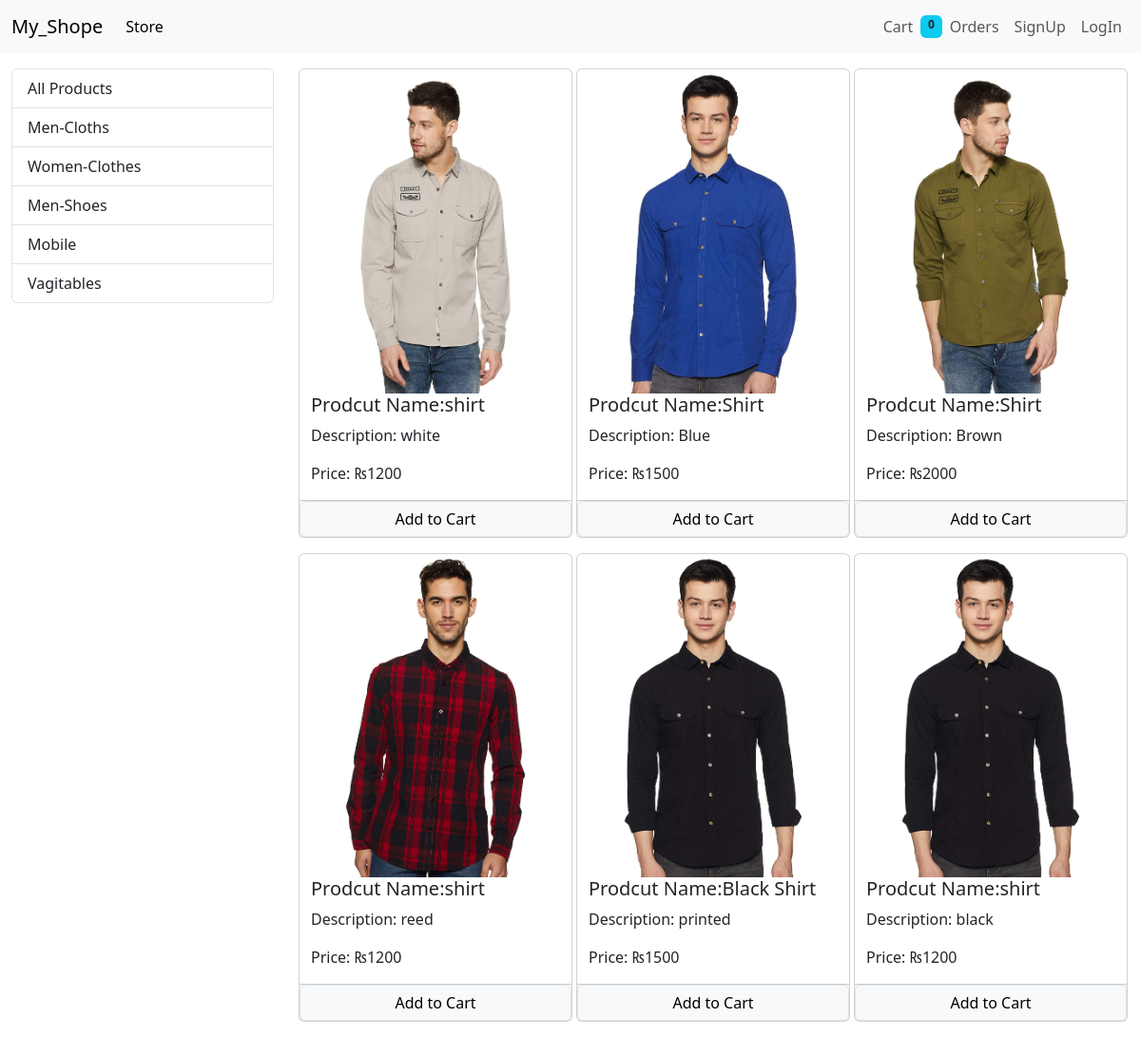
/?category=1, run on the app's committed database.
### store/models/category.py (models this page shows, shortened)
class Category(models.Model):
    name=models.CharField(max_length=50)
    @staticmethod
    def get_all_category():
        return Category.objects.all()

### store/models/products.py (models this page shows, shortened)
class Products(models.Model):
    id=models.AutoField(primary_key=True)
    product_name=models.CharField(max_length=50)
    pro_des=models.CharField(max_length=250 ,default="")
    pro_price=models.IntegerField(default=0)
    pro_img=models.ImageField(upload_to="uploaded/products/")
    category=models.ForeignKey(to=Category,on_delete=models.RESTRICT,)
    @staticmethod
    def get_all_produts_by_categoryid(categoryID):
        if categoryID:
            return Products.objects.filter(category=categoryID)
        else:
            return Products.objects.all()

### store/views/home.py (the view, shortened to what this page needs)
# urls.py: path('',            Index.as_view(),                        name='homepage'),
class Index(View):
   def get(self,request):
      cart=request.session.get('cart')
      if not cart:
         request.session['cart']={}
      products=None
      categories=Category.get_all_category()
      categoryID=(request.GET.get('category'))
      if categoryID:
         products=Products.get_all_produts_by_categoryid(categoryID)
      else:
            products=Products.get_all_produts()
      global data
      data={'products':products,'categories':categories}
      print(request.session.get('email'))
      return render(request,"index.html",data)

### store/templatetags/cart.py (called while the page is built)
@register.filter(name='is_in_cart')
def is_in_cart(product,cart):
    keys=cart.keys()
    for id  in keys:
        if int(id)==product.id:
            return True
    return False

### store/templatetags/custom_filters.py (called while the page is built)
@register.filter(name='currency')
def currency(number):
    return "₨"+str(number)

### templates/index.html (shortened to what this page needs)
{% extends "base.html" %} {% block title %}My_store{% endblock title %}
{% block content %}
{% load cart %}
{% load custom_filters %}
<div class="container-fluid mt-3">
  <div class="row">
    <div class="col-lg-3">
      <div class="list-group">
          <a href="/" class="list-group-item">All Products</a>
          {% for category in categories  %}
          <a href="?category={{category.id}}" class="list-group-item">{{category.name}}</a>
          {% endfor %}
      </div>
    </div>
    <div id="product" class="col-lg-9">
      <div class="row mx-auto">
        {% if products %}
        {% for product in products %}
        <div class="card mx-auto mb-3" id="{{product.id}}" style="width: 18rem">
          <img src="{{product.pro_img.url}}" class="card-img-top" alt="..." />
          <div class="card-body p-0">
            <h5 class="card-title">Prodcut Name:{{product.product_name}}</h5>
            <p class="card-text">Description: {{product.pro_des}}</p>
            <p class="card-text">Price: {{product.pro_price|currency}}</p>
            <div class="card-footer p-0 row no-gutters ">
              {% if product|is_in_cart:request.session.cart %}
                <div class="row p-0 m-0 mb-0">
                  <form action="/#{{product.id}}" method="POST" class="col-2 p-0 m-0">
                    {% csrf_token %}
                    <input hidden type="text" name="productid" value="{{product.id}}">
                    <input hidden type="text" name="remove" value="True">
                    <input type="submit" value="-" class=" btn btn-block btn-secondary">
                  </form>
                  <div class="text-center col">{{product|product_qty_incart:request.session.cart}} in cart</div>
                  <form action="/#{{product.id}}" method="POST" class="col-2">
                    {% csrf_token %}
                    <input hidden type="text" name="productid" value="{{product.id}}">
                    <input type="submit" value="+" class="btn btn-block btn-secondary">
                  </form>
                </div>
                {% else %}
                <form action="/#{{product.id}}" method="POST" class="btn-block p-0 m-0">
                  <input class="float-right btn btn-light border btn-block form-control" type="submit" value="Add to Cart">
                </form>
                {% endif %}
            </div>
          </div>
        </div>
        {% endfor %}
        {% else %}
        <h3 class="alert alert-light border rounded">Curruntly No Item to Show</h3>
        {% endif %}
      </div>
    </div>
  </div>
</div>
{% endblock content %}

### data on the page
Category: name "Men-Cloths"
Category: name "Women-Clothes"
Category: name "Men-Shoes"
Category: name "Mobile"
Category: name "Vagitables"
Products: {{ product.id }} 1 (drawn), pro_img (picture), product_name "shirt", pro_des "white", pro_price "₨1200"
Products: pro_img (picture), product_name "Shirt", pro_des "Blue", pro_price "₨1500"
Products: pro_img (picture), product_name "Shirt", pro_des "Brown", pro_price "₨2000"
Products: pro_img (picture), product_name "shirt", pro_des "reed", pro_price "₨1200"
Products: pro_img (picture), product_name "Black Shirt", pro_des "printed", pro_price "₨1500"
Products: pro_img (picture), product_name "shirt", pro_des "black", pro_price "₨1200"

### other printed values
{{ request.session.cart.keys|length }} "0"
